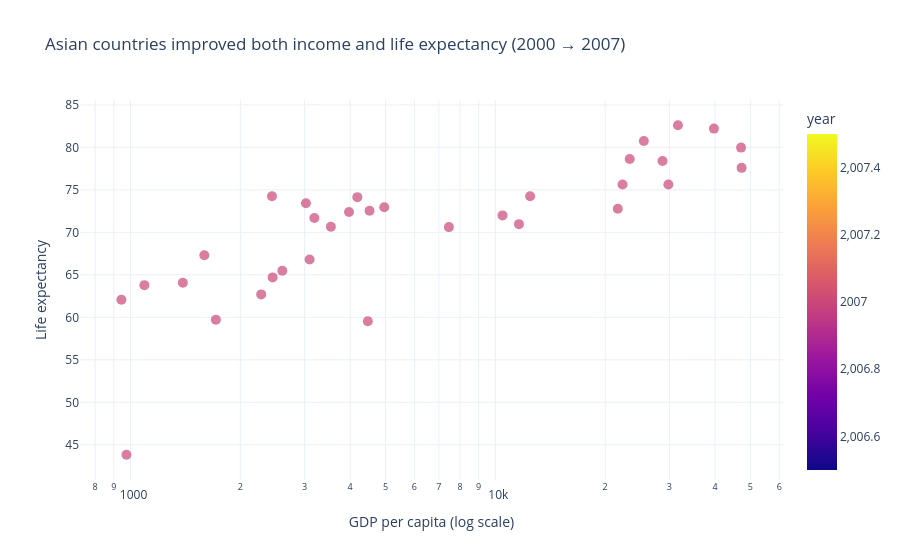

The notebook cell saved with this chart:
### Markdown cell above
## Task 1 — Scatter: life expectancy change over time

**What to build:** A scatter showing **GDP per capita vs life expectancy** for **two years** (2000 and 2007) to show how both moved — use **colour for year** (just 2 colours), **one continent only**.

Choose any continent except Africa (that was the example). Highlight the change direction.

> 💡 Filter: `df.loc[df['continent'] == 'YOUR_CHOICE']` then filter years

### Code cell
# Task 1 — Scatter: life expectancy change (Asia)

df_asia = df[df['continent'] == 'Asia']
df_two = df_asia[df_asia['year'].isin([2000, 2007])]

fig = px.scatter(
    df_two,
    x='gdpPercap',
    y='lifeExp',
    color='year',
    hover_name='country',
    log_x=True,
    title='Asian countries improved both income and life expectancy (2000 → 2007)',
    color_discrete_map={2000: 'gray', 2007: 'crimson'}
)

fig.update_traces(marker=dict(size=10, opacity=0.7))

fig.update_layout(
    template='plotly_white',
    xaxis_title='GDP per capita (log scale)',
    yaxis_title='Life expectancy',
    showlegend=True
)

fig.show()
fig.show(renderer="png")

### Figure 1 — Plotly figure (JSON) as saved in the notebook; plotly's stock layout.template omitted (floating-point values rounded to 4 significant figures)
{"data": [{"hovertemplate": "<b>%{hovertext}</b><br><br>gdpPercap=%{x}<br>lifeExp=%{y}<br>year=%{marker.color}<extra></extra>", "hovertext": ["Afghanistan", "Bahrain", "Bangladesh", "Cambodia", "China", "Hong Kong, China", "India", "Indonesia", "Iran", "Iraq", "Israel", "Japan", "Jordan", "Korea, Dem. Rep.", "Korea, Rep.", "Kuwait", "Lebanon", "Malaysia", "Mongolia", "Myanmar", "Nepal", "Oman", "Pakistan", "Philippines", "Saudi Arabia", "Singapore", "Sri Lanka", "Syria", "Taiwan", "Thailand", "Vietnam", "West Bank and Gaza", "Yemen, Rep."], "legendgroup": "", "marker": {"color": [2007, 2007, 2007, 2007, 2007, 2007, 2007, 2007, 2007, 2007, 2007, 2007, 2007, 2007, 2007, 2007, 2007, 2007, 2007, 2007, 2007, 2007, 2007, 2007, 2007, 2007, 2007, 2007, 2007, 2007, 2007, 2007, 2007], "coloraxis": "coloraxis", "opacity": 0.7, "size": 10, "symbol": "circle"}, "mode": "markers", "name": "", "orientation": "v", "showlegend": false, "type": "scatter", "x": [974.6, 29800.0, 1391.0, 1714.0, 4959.0, 39720.0, 2452.0, 3541.0, 11610.0, 4471.0, 25520.0, 31660.0, 4519.0, 1593.0, 23350.0, 47310.0, 10460.0, 12450.0, 3096.0, 944.0, 1091.0, 22320.0, 2606.0, 3190.0, 21650.0, 47140.0, 3970.0, 4185.0, 28720.0, 7458.0, 2442.0, 3025.0, 2281.0], "xaxis": "x", "y": [43.83, 75.64, 64.06, 59.72, 72.96, 82.21, 64.7, 70.65, 70.96, 59.55, 80.75, 82.6, 72.53, 67.3, 78.62, 77.59, 71.99, 74.24, 66.8, 62.07, 63.78, 75.64, 65.48, 71.69, 72.78, 79.97, 72.4, 74.14, 78.4, 70.62, 74.25, 73.42, 62.7], "yaxis": "y"}], "layout": {"coloraxis": {"colorbar": {"title": {"text": "year"}}, "colorscale": [[0, "#0d0887"], [0.1111, "#46039f"], [0.2222, "#7201a8"], [0.3333, "#9c179e"], [0.4444, "#bd3786"], [0.5556, "#d8576b"], [0.6667, "#ed7953"], [0.7778, "#fb9f3a"], [0.8889, "#fdca26"], [1, "#f0f921"]]}, "legend": {"tracegroupgap": 0}, "showlegend": true, "title": {"text": "Asian countries improved both income and life expectancy (2000 → 2007)"}, "xaxis": {"anchor": "y", "domain": [0, 1], "title": {"text": "GDP per capita (log scale)"}, "type": "log"}, "yaxis": {"anchor": "x", "domain": [0, 1], "title": {"text": "Life expectancy"}}}}
